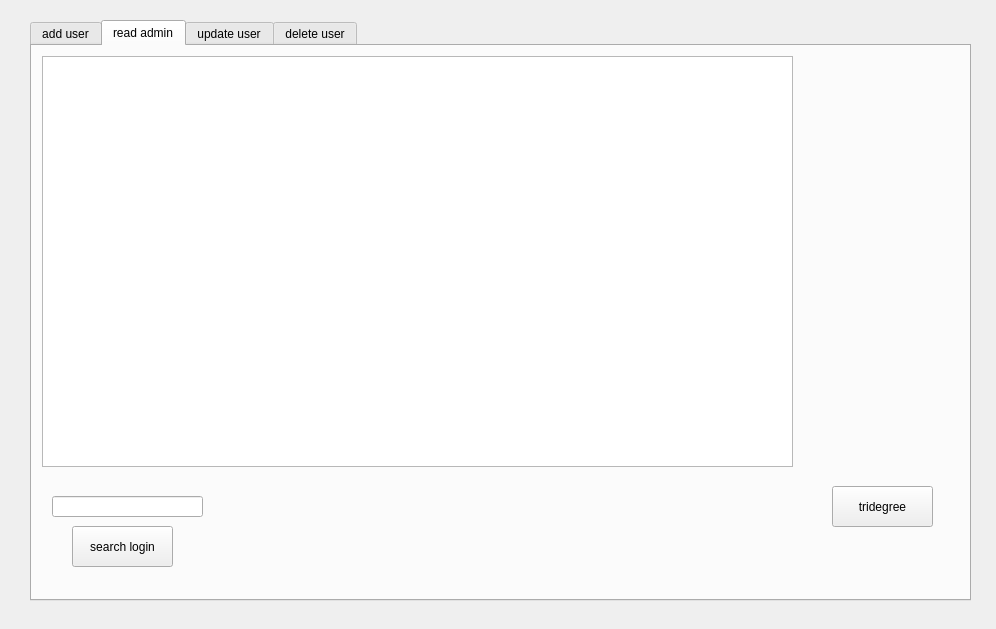
<?xml version="1.0" encoding="UTF-8"?>
<ui version="4.0">
 <class>admin_configuration</class>
 <widget class="QDialog" name="admin_configuration">
  <property name="geometry">
   <rect>
    <x>0</x>
    <y>0</y>
    <width>996</width>
    <height>629</height>
   </rect>
  </property>
  <property name="windowTitle">
   <string>Dialog</string>
  </property>
  <widget class="QTabWidget" name="mange_admin">
   <property name="geometry">
    <rect>
     <x>30</x>
     <y>20</y>
     <width>941</width>
     <height>581</height>
    </rect>
   </property>
   <property name="currentIndex">
    <number>1</number>
   </property>
   <widget class="QWidget" name="add_admin">
    <property name="cursor">
     <cursorShape>ArrowCursor</cursorShape>
    </property>
    <attribute name="title">
     <string>add user</string>
    </attribute>
    <widget class="QLabel" name="ID_1">
     <property name="geometry">
      <rect>
       <x>290</x>
       <y>160</y>
       <width>61</width>
       <height>31</height>
      </rect>
     </property>
     <property name="text">
      <string>ID</string>
     </property>
    </widget>
    <widget class="QLabel" name="degree_1">
     <property name="geometry">
      <rect>
       <x>290</x>
       <y>350</y>
       <width>71</width>
       <height>21</height>
      </rect>
     </property>
     <property name="text">
      <string>degree</string>
     </property>
    </widget>
    <widget class="QLineEdit" name="lineEdit_ID_1">
     <property name="geometry">
      <rect>
       <x>470</x>
       <y>170</y>
       <width>121</width>
       <height>22</height>
      </rect>
     </property>
    </widget>
    <widget class="QLabel" name="password_1">
     <property name="geometry">
      <rect>
       <x>290</x>
       <y>250</y>
       <width>81</width>
       <height>31</height>
      </rect>
     </property>
     <property name="text">
      <string>password</string>
     </property>
    </widget>
    <widget class="QLineEdit" name="lineEdit_password_1">
     <property name="geometry">
      <rect>
       <x>470</x>
       <y>260</y>
       <width>121</width>
       <height>22</height>
      </rect>
     </property>
     <property name="toolTip">
      <string notr="true"/>
     </property>
     <property name="inputMethodHints">
      <set>Qt::ImhHiddenText|Qt::ImhNoAutoUppercase|Qt::ImhNoPredictiveText|Qt::ImhSensitiveData</set>
     </property>
     <property name="inputMask">
      <string notr="true"/>
     </property>
     <property name="text">
      <string notr="true"/>
     </property>
     <property name="echoMode">
      <enum>QLineEdit::Password</enum>
     </property>
     <property name="placeholderText">
      <string notr="true"/>
     </property>
    </widget>
    <widget class="QPushButton" name="create_1">
     <property name="geometry">
      <rect>
       <x>810</x>
       <y>490</y>
       <width>111</width>
       <height>41</height>
      </rect>
     </property>
     <property name="cursor">
      <cursorShape>ArrowCursor</cursorShape>
     </property>
     <property name="styleSheet">
      <string notr="true">rgb</string>
     </property>
     <property name="text">
      <string>create</string>
     </property>
    </widget>
    <widget class="QComboBox" name="comboBox_degree_1">
     <property name="geometry">
      <rect>
       <x>470</x>
       <y>350</y>
       <width>41</width>
       <height>22</height>
      </rect>
     </property>
     <item>
      <property name="text">
       <string>1</string>
      </property>
     </item>
     <item>
      <property name="text">
       <string>2</string>
      </property>
     </item>
    </widget>
   </widget>
   <widget class="QWidget" name="read_admin">
    <attribute name="title">
     <string>read admin</string>
    </attribute>
    <widget class="QTableView" name="admin_table_2">
     <property name="geometry">
      <rect>
       <x>10</x>
       <y>10</y>
       <width>751</width>
       <height>411</height>
      </rect>
     </property>
    </widget>
    <widget class="QLineEdit" name="lineEdit_search">
     <property name="geometry">
      <rect>
       <x>20</x>
       <y>450</y>
       <width>151</width>
       <height>21</height>
      </rect>
     </property>
    </widget>
    <widget class="QPushButton" name="search_login">
     <property name="geometry">
      <rect>
       <x>40</x>
       <y>480</y>
       <width>101</width>
       <height>41</height>
      </rect>
     </property>
     <property name="text">
      <string>search login</string>
     </property>
    </widget>
    <widget class="QPushButton" name="tridegree">
     <property name="geometry">
      <rect>
       <x>800</x>
       <y>440</y>
       <width>101</width>
       <height>41</height>
      </rect>
     </property>
     <property name="text">
      <string>tridegree</string>
     </property>
    </widget>
   </widget>
   <widget class="QWidget" name="update_admin">
    <attribute name="title">
     <string>update user</string>
    </attribute>
    <widget class="QLabel" name="insert_ID_3">
     <property name="geometry">
      <rect>
       <x>60</x>
       <y>70</y>
       <width>161</width>
       <height>31</height>
      </rect>
     </property>
     <property name="text">
      <string>please insert user ID:</string>
     </property>
    </widget>
    <widget class="QLabel" name="change_degree_3">
     <property name="geometry">
      <rect>
       <x>270</x>
       <y>280</y>
       <width>141</width>
       <height>21</height>
      </rect>
     </property>
     <property name="text">
      <string>change access degree:</string>
     </property>
    </widget>
    <widget class="QLabel" name="change_pasword_3">
     <property name="geometry">
      <rect>
       <x>280</x>
       <y>170</y>
       <width>121</width>
       <height>41</height>
      </rect>
     </property>
     <property name="text">
      <string>change password:</string>
     </property>
    </widget>
    <widget class="QLineEdit" name="lineEdit_insert_ID_3">
     <property name="geometry">
      <rect>
       <x>240</x>
       <y>80</y>
       <width>141</width>
       <height>22</height>
      </rect>
     </property>
    </widget>
    <widget class="QComboBox" name="comboBox_degree_3">
     <property name="geometry">
      <rect>
       <x>430</x>
       <y>280</y>
       <width>41</width>
       <height>22</height>
      </rect>
     </property>
     <item>
      <property name="text">
       <string>1</string>
      </property>
     </item>
     <item>
      <property name="text">
       <string>2</string>
      </property>
     </item>
    </widget>
    <widget class="QLineEdit" name="lineEdit_change_password_3">
     <property name="geometry">
      <rect>
       <x>420</x>
       <y>180</y>
       <width>141</width>
       <height>22</height>
      </rect>
     </property>
     <property name="echoMode">
      <enum>QLineEdit::Password</enum>
     </property>
    </widget>
    <widget class="QPushButton" name="update_3">
     <property name="geometry">
      <rect>
       <x>810</x>
       <y>490</y>
       <width>111</width>
       <height>41</height>
      </rect>
     </property>
     <property name="text">
      <string>update</string>
     </property>
    </widget>
   </widget>
   <widget class="QWidget" name="delete_admin">
    <attribute name="title">
     <string>delete user</string>
    </attribute>
    <widget class="QLabel" name="please_ID_4">
     <property name="geometry">
      <rect>
       <x>60</x>
       <y>60</y>
       <width>331</width>
       <height>21</height>
      </rect>
     </property>
     <property name="text">
      <string>please put hte ID of the user you want to delete:</string>
     </property>
    </widget>
    <widget class="QLineEdit" name="lineEdit_ID_4">
     <property name="geometry">
      <rect>
       <x>400</x>
       <y>170</y>
       <width>131</width>
       <height>22</height>
      </rect>
     </property>
    </widget>
    <widget class="QLabel" name="ID_4">
     <property name="geometry">
      <rect>
       <x>270</x>
       <y>170</y>
       <width>56</width>
       <height>16</height>
      </rect>
     </property>
     <property name="text">
      <string>ID:</string>
     </property>
    </widget>
    <widget class="QPushButton" name="delete_4">
     <property name="geometry">
      <rect>
       <x>740</x>
       <y>330</y>
       <width>121</width>
       <height>41</height>
      </rect>
     </property>
     <property name="text">
      <string>delete</string>
     </property>
    </widget>
   </widget>
  </widget>
 </widget>
 <resources/>
 <connections/>
</ui>
